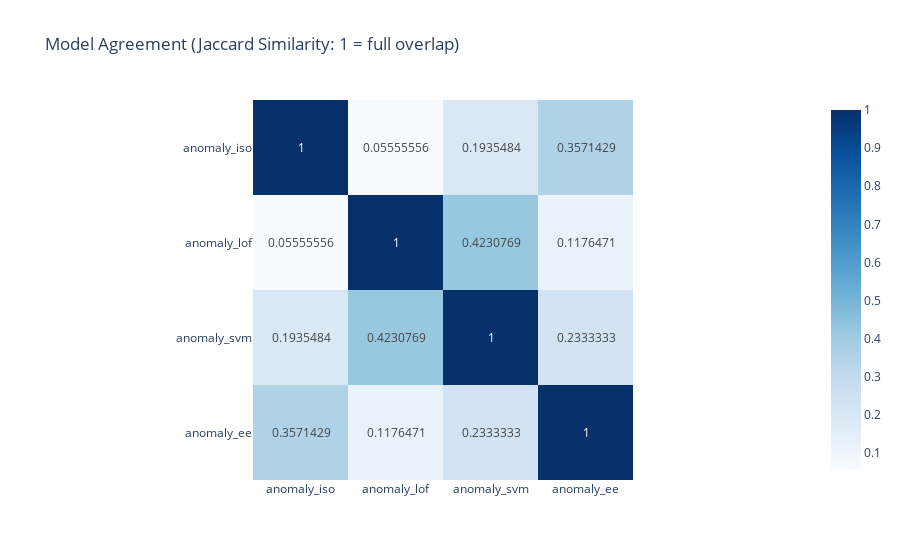
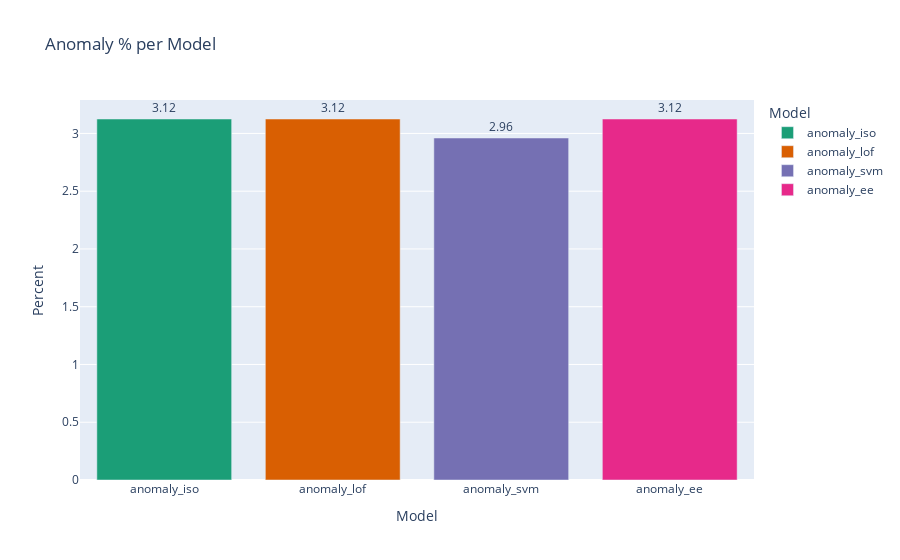

Source (notebook cell) for these figures, in order:
### Code cell
# === Cell 8: Compare model overlaps and correlations ===
import pandas as pd
import numpy as np
import plotly.express as px
import plotly.figure_factory as ff
import seaborn as sns
import matplotlib.pyplot as plt

# Binary anomaly columns
anomaly_cols = ["anomaly_iso","anomaly_lof","anomaly_svm","anomaly_ee"]

# ---- 1️⃣ Overlap / Agreement Matrix ----
agree = pd.DataFrame(index=anomaly_cols, columns=anomaly_cols, dtype=float)
for a in anomaly_cols:
    for b in anomaly_cols:
        inter = np.logical_and(df_model[a]==1, df_model[b]==1).sum()
        union = np.logical_or(df_model[a]==1, df_model[b]==1).sum()
        agree.loc[a,b] = inter/union if union>0 else 0.0

fig = px.imshow(
    agree, text_auto=True, color_continuous_scale="Blues",
    title="Model Agreement (Jaccard Similarity: 1 = full overlap)"
)
fig.show()

# ---- 2️⃣ Anomaly Counts Bar Plot ----
count_df = (
    df_model[anomaly_cols].sum().reset_index()
    .rename(columns={"index":"Model",0:"Anomaly_Count"})
)
count_df["Percent"] = 100*count_df["Anomaly_Count"]/len(df_model)
fig2 = px.bar(
    count_df, x="Model", y="Percent",
    color="Model", title="Anomaly % per Model",
    text=round(count_df["Percent"],2),
    color_discrete_sequence=px.colors.qualitative.Dark2
)
fig2.update_traces(textposition="outside")
fig2.show()

# ---- 3️⃣ Correlation between model scores ----
score_cols = ["score_iso","score_lof","score_svm","score_ee"]
corr = df_model[score_cols].corr()
sns.heatmap(corr, annot=True, cmap="coolwarm", fmt=".2f")
plt.title("Correlation Between Model Anomaly Scores")
plt.show()

### Figure 1 — Plotly figure (JSON) as saved in the notebook; plotly's stock layout.template omitted (floating-point values rounded to 4 significant figures)
{"data": [{"coloraxis": "coloraxis", "hovertemplate": "x: %{x}<br>y: %{y}<br>color: %{z}<extra></extra>", "name": "0", "texttemplate": "%{z}", "type": "heatmap", "x": ["anomaly_iso", "anomaly_lof", "anomaly_svm", "anomaly_ee"], "xaxis": "x", "y": ["anomaly_iso", "anomaly_lof", "anomaly_svm", "anomaly_ee"], "yaxis": "y", "z": [[1, 0.05556, 0.1935, 0.3571], [0.05556, 1, 0.4231, 0.1176], [0.1935, 0.4231, 1, 0.2333], [0.3571, 0.1176, 0.2333, 1]]}], "layout": {"coloraxis": {"colorscale": [[0, "rgb(247,251,255)"], [0.125, "rgb(222,235,247)"], [0.25, "rgb(198,219,239)"], [0.375, "rgb(158,202,225)"], [0.5, "rgb(107,174,214)"], [0.625, "rgb(66,146,198)"], [0.75, "rgb(33,113,181)"], [0.875, "rgb(8,81,156)"], [1, "rgb(8,48,107)"]]}, "title": {"text": "Model Agreement (Jaccard Similarity: 1 = full overlap)"}, "xaxis": {"anchor": "y", "constrain": "domain", "domain": [0, 1], "scaleanchor": "y"}, "yaxis": {"anchor": "x", "autorange": "reversed", "constrain": "domain", "domain": [0, 1]}}}

### Figure 2 — Plotly figure (JSON) as saved in the notebook; plotly's stock layout.template omitted (floating-point values rounded to 4 significant figures)
{"data": [{"alignmentgroup": "True", "hovertemplate": "Model=%{x}<br>Percent=%{y}<br>text=%{text}<extra></extra>", "legendgroup": "anomaly_iso", "marker": {"color": "rgb(27,158,119)", "pattern": {"shape": ""}}, "name": "anomaly_iso", "offsetgroup": "anomaly_iso", "orientation": "v", "showlegend": true, "text": [3.12], "textposition": "outside", "type": "bar", "x": ["anomaly_iso"], "xaxis": "x", "y": [3.125], "yaxis": "y"}, {"alignmentgroup": "True", "hovertemplate": "Model=%{x}<br>Percent=%{y}<br>text=%{text}<extra></extra>", "legendgroup": "anomaly_lof", "marker": {"color": "rgb(217,95,2)", "pattern": {"shape": ""}}, "name": "anomaly_lof", "offsetgroup": "anomaly_lof", "orientation": "v", "showlegend": true, "text": [3.12], "textposition": "outside", "type": "bar", "x": ["anomaly_lof"], "xaxis": "x", "y": [3.125], "yaxis": "y"}, {"alignmentgroup": "True", "hovertemplate": "Model=%{x}<br>Percent=%{y}<br>text=%{text}<extra></extra>", "legendgroup": "anomaly_svm", "marker": {"color": "rgb(117,112,179)", "pattern": {"shape": ""}}, "name": "anomaly_svm", "offsetgroup": "anomaly_svm", "orientation": "v", "showlegend": true, "text": [2.96], "textposition": "outside", "type": "bar", "x": ["anomaly_svm"], "xaxis": "x", "y": [2.961], "yaxis": "y"}, {"alignmentgroup": "True", "hovertemplate": "Model=%{x}<br>Percent=%{y}<br>text=%{text}<extra></extra>", "legendgroup": "anomaly_ee", "marker": {"color": "rgb(231,41,138)", "pattern": {"shape": ""}}, "name": "anomaly_ee", "offsetgroup": "anomaly_ee", "orientation": "v", "showlegend": true, "text": [3.12], "textposition": "outside", "type": "bar", "x": ["anomaly_ee"], "xaxis": "x", "y": [3.125], "yaxis": "y"}], "layout": {"barmode": "relative", "legend": {"title": {"text": "Model"}, "tracegroupgap": 0}, "title": {"text": "Anomaly % per Model"}, "xaxis": {"anchor": "y", "categoryarray": ["anomaly_iso", "anomaly_lof", "anomaly_svm", "anomaly_ee"], "categoryorder": "array", "domain": [0, 1], "title": {"text": "Model"}}, "yaxis": {"anchor": "x", "domain": [0, 1], "title": {"text": "Percent"}}}}
